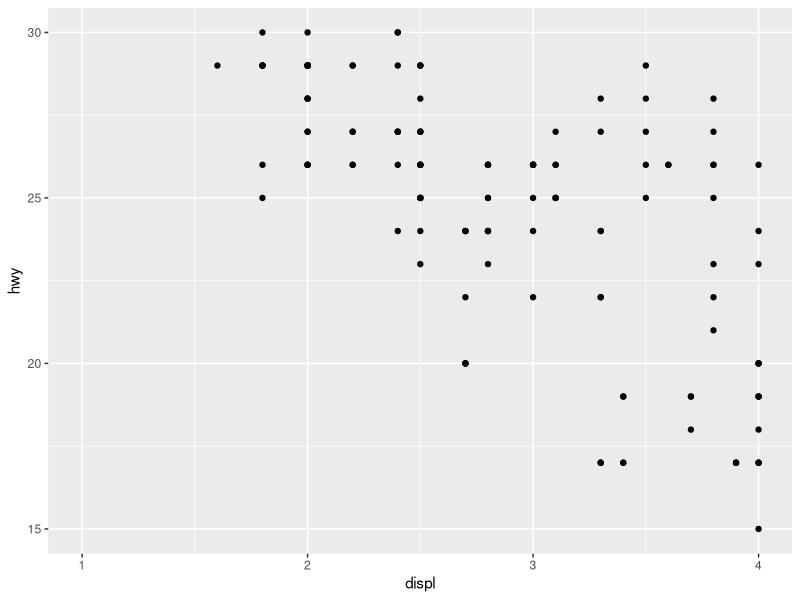
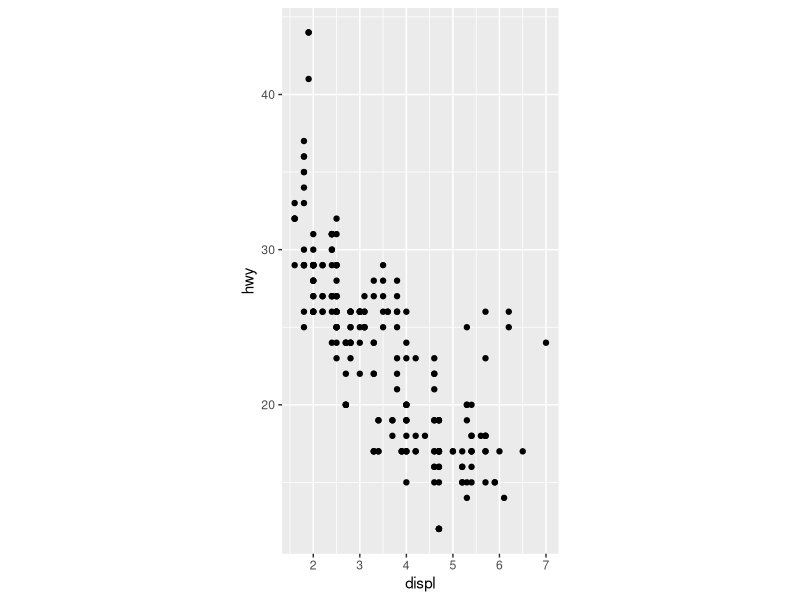
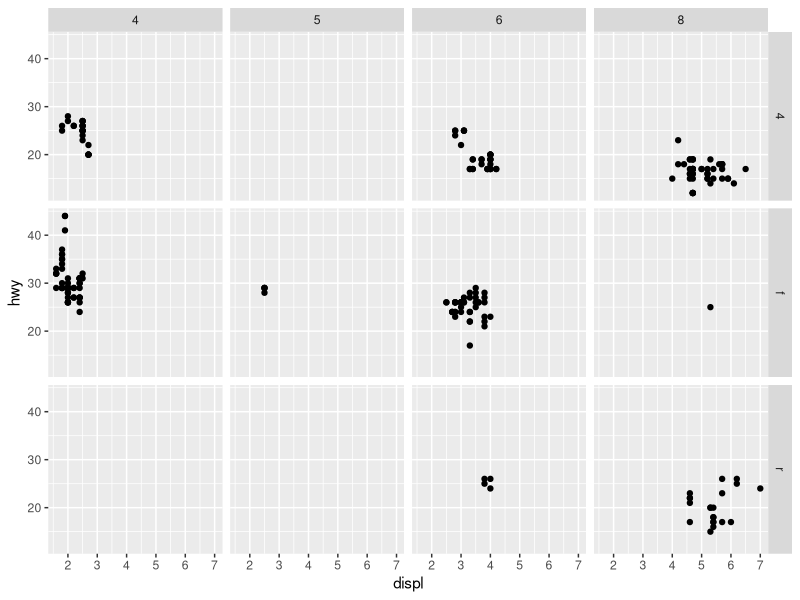

Write R code to recreate these figures, in order.
library(ggplot2)

ggplot(mpg, aes(displ, hwy)) +
    geom_point() +
    #limits take on a vector with the first being the low and the seonded beinf the high limit
    coord_cartesian(xlim = c(1,4), ylim = c(15,30))

# can set the aspect ratio using coord_fixed(), default is 1 to 1
ggplot(mpg, aes(displ, hwy)) +
    geom_point() +
    coord_fixed(ratio = 1/3)

# facets using facet_grid()
ggplot(mpg, aes(displ, hwy)) +
    geom_point() +
    facet_grid(drv ~ cyl)
